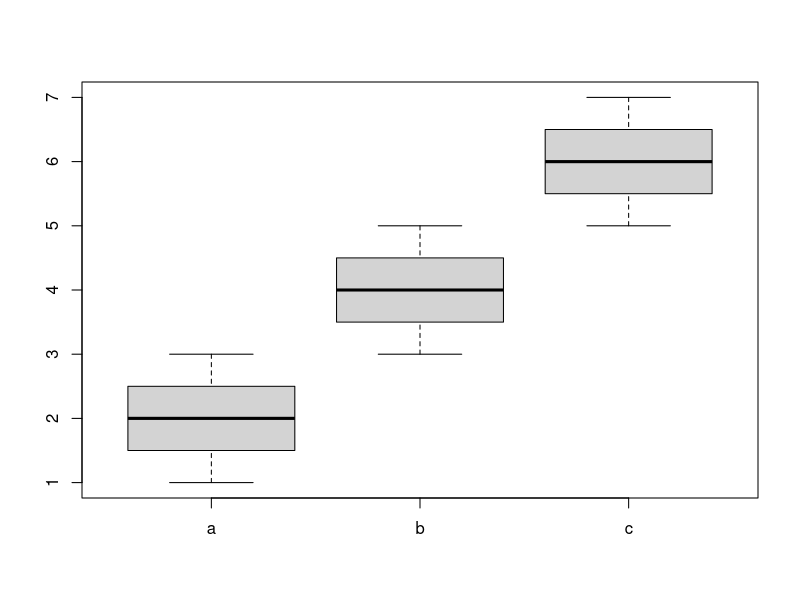

This figure's R source:
## ---- chunk 1
knitr::opts_chunk$set(echo = TRUE)
library(dplyr)
## ---- chunk 2
# measurements for three conditions
a=c(3,2,1)
b=c(5,3,4)
c=c(5,6,7)

anova_mat = cbind(a,b,c)  # combine the data into a 3x3 matrix
anova_mat                 # take a look at the matrix

boxplot(as.data.frame(anova_mat)) # plot it as a data frame
## ---- chunk 3
# overall mean of the data
anova_mat_mean = mean(anova_mat)

# total variation = sum of squared deviations 
#                   of each data point from the overall mean
SST = sum((anova_mat - anova_mat_mean)**2)
SST
## ---- chunk 4
# total degrees of freedom = (# of data points) - 1
SST_df = length(anova_mat)-1
SST_df

## ---- chunk 5
anova_mat_col_mean = colMeans(anova_mat)
anova_mat_col_mean

SSW=0
for ( i in 1:nrow(anova_mat)) {
  SSW = SSW + sum((anova_mat[i,]-anova_mat_col_mean)**2)
}
SSW
## ---- chunk 6
SSW_df = ncol(anova_mat)*(nrow(anova_mat)-1)
SSW_df
## ---- chunk 7
SSB = 0
for ( i in 1:length(anova_mat_col_mean)) {
 SSB = SSB + (nrow(anova_mat)*(anova_mat_col_mean[i]-anova_mat_mean)^2)
}
SSB
## ---- chunk 8
SSB_df = ncol(anova_mat)-1
SSB_df
## ---- chunk 9
# F statistic
Fstat = (SSB/SSB_df) / (SSW/SSW_df)  # (24/2) / (6/6)
Fstat

# p-value - note that df(between) comes before df(within)
pf(Fstat, 2, 6, lower.tail = F)  # df1 = df(B) = 2; df2 = df(W) = 6 
## ---- chunk 10
library(reshape2)

# we use the melt function to reshape the data frame into three columns:
# Var1 = the three groups, indexed as 1, 2, 3
# Var2 = the three groups, indexed by their variable name
# value = the value of each data point
anova_mat.melt = melt(anova_mat)
anova_mat.melt  # look at this new data structure

# look at the result of the ANOVA command `aov`
# the formula syntax analyzes the values in response to the factors (groups a,b,c)
aov(anova_mat.melt$value ~ anova_mat.melt$Var2)

# summary of the aov model with F-stat and p-value
summary(aov(anova_mat.melt$value ~ anova_mat.melt$Var2))
## ---- chunk 11
anova_lm = lm(value ~ Var2, data = anova_mat.melt)
anova(anova_lm)
## ---- chunk 12
summary(anova_lm)
## ---- chunk 13
TukeyHSD(aov(anova_mat.melt$value ~ anova_mat.melt$Var2))
## ---- chunk 14
oneway.test(value ~ Var2, data = anova_mat.melt, var.equal = FALSE)
## ---- chunk 15
kruskal.test(value ~ Var2, data = anova_mat.melt)

pairwise.wilcox.test(anova_mat.melt$value, anova_mat.melt$Var2,
                     p.adjust.method = "BH")
